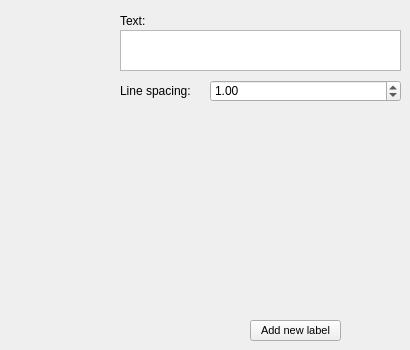
      <widget class="QWidget" name="tab_label">
       <attribute name="title">
        <string>Label</string>
       </attribute>
       <widget class="QLabel" name="lblLabelText">
        <property name="geometry">
         <rect>
          <x>120</x>
          <y>14</y>
          <width>46</width>
          <height>13</height>
         </rect>
        </property>
        <property name="text">
         <string>Text:</string>
        </property>
       </widget>
       <widget class="QPlainTextEdit" name="txtLabelText">
        <property name="geometry">
         <rect>
          <x>120</x>
          <y>30</y>
          <width>281</width>
          <height>41</height>
         </rect>
        </property>
       </widget>
       <widget class="gui::resourcetreewidget::ResourceTreeWidget" name="rtwLabelFont" native="true">
        <property name="geometry">
         <rect>
          <x>10</x>
          <y>110</y>
          <width>391</width>
          <height>201</height>
         </rect>
        </property>
       </widget>
       <widget class="QPushButton" name="btnLabelAdd">
        <property name="geometry">
         <rect>
          <x>250</x>
          <y>320</y>
          <width>91</width>
          <height>21</height>
         </rect>
        </property>
        <property name="font">
         <font>
          <pointsize>8</pointsize>
         </font>
        </property>
        <property name="text">
         <string>Add new label</string>
        </property>
       </widget>
       <widget class="gui::fontsizewidget::FontSizeWidget" name="fswLabelFontSize" native="true">
        <property name="geometry">
         <rect>
          <x>10</x>
          <y>10</y>
          <width>101</width>
          <height>91</height>
         </rect>
        </property>
       </widget>
       <widget class="QLabel" name="lblLineSpacing">
        <property name="geometry">
         <rect>
          <x>120</x>
          <y>83</y>
          <width>81</width>
          <height>16</height>
         </rect>
        </property>
        <property name="text">
         <string>Line spacing:</string>
        </property>
       </widget>
       <widget class="QDoubleSpinBox" name="dsbLineSpacingRatio">
        <property name="geometry">
         <rect>
          <x>210</x>
          <y>80</y>
          <width>191</width>
          <height>22</height>
         </rect>
        </property>
        <property name="minimum">
         <double>0.100000000000000</double>
        </property>
        <property name="maximum">
         <double>10.000000000000000</double>
        </property>
        <property name="value">
         <double>1.000000000000000</double>
        </property>
       </widget>
      </widget>
